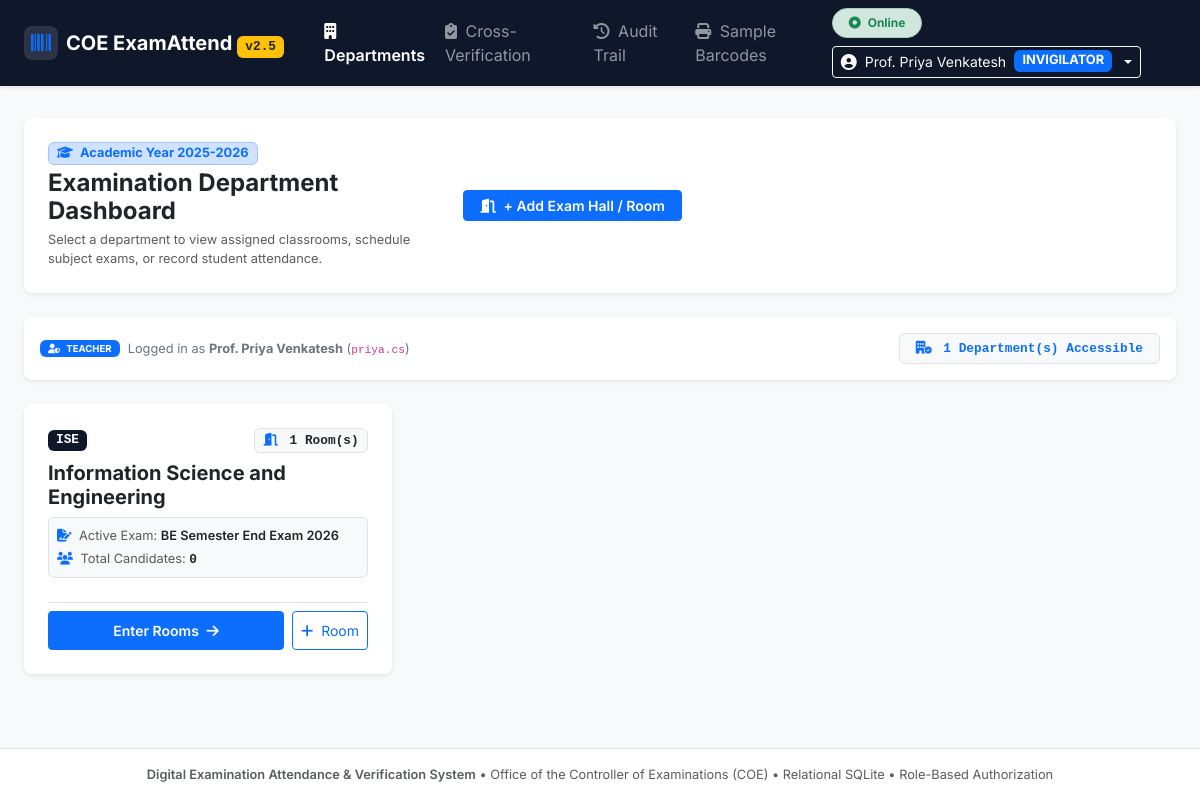
/departments (signed in), run on the app's committed database.
### tables this page shows
CREATE TABLE departments (
        id INTEGER PRIMARY KEY AUTOINCREMENT,
        code TEXT UNIQUE NOT NULL,
        name TEXT NOT NULL,
        created_at TEXT DEFAULT CURRENT_TIMESTAMP
    );

### app.py (the view)
@app.route('/departments')
@login_required
def departments_view():
    conn = get_db()
    cursor = conn.cursor()
    is_admin = session.get('role') == 'ADMIN'
    user_id = session.get('user_id')
    if is_admin:
        cursor.execute('''
            SELECT d.*,
                   COUNT(DISTINCT c.id) as classroom_count,
                   COUNT(DISTINCT s.id) as candidate_count
            FROM departments d
            LEFT JOIN classrooms c ON c.department_id = d.id
            LEFT JOIN students_master s ON s.department_id = d.id
            GROUP BY d.id
            ORDER BY d.code ASC
        ''')
    else:
        cursor.execute('''
            SELECT d.*,
                   COUNT(DISTINCT c.id) as classroom_count,
                   COUNT(DISTINCT s.id) as candidate_count
            FROM departments d
            LEFT JOIN classrooms c ON c.department_id = d.id
            LEFT JOIN students_master s ON s.department_id = d.id
            WHERE d.id IN (
                SELECT department_id FROM teacher_department_access WHERE user_id = ?
                UNION
                SELECT department_id FROM users WHERE id = ?
                UNION
                SELECT department_id FROM exam_sessions WHERE invigilator_user_id = ?
            )
            GROUP BY d.id
            ORDER BY d.code ASC
        ''', (user_id, user_id, user_id))
    departments = [dict(row) for row in cursor.fetchall()]
    authorized_dept_codes = [d['code'] for d in departments]
    cursor.execute('SELECT id, code, name FROM departments ORDER BY code ASC')
    all_departments = [dict(row) for row in cursor.fetchall()]
    conn.close()
    return render_template('departments.html', departments=departments, authorized_dept_codes=authorized_dept_codes, all_departments=all_departments)

### app.py (called while the page is built)
def login_required(f):
    @wraps(f)
    def decorated_function(*args, **kwargs):
        if not session.get('user_id'):
            if request.path.startswith('/api/'):
                return jsonify({'success': False, 'message': 'Authentication required. Please log in.'}), 401
            return redirect(url_for('login', next=request.path))
        return f(*args, **kwargs)
    return decorated_function

### database.py (called while the page is built)
def get_db(db_path=None):
    path = db_path or DB_PATH
    conn = sqlite3.connect(path, timeout=30.0)
    try:
        conn.execute("PRAGMA journal_mode=WAL;")
    except Exception:
        pass
    conn.execute("PRAGMA busy_timeout=15000;")
    conn.execute("PRAGMA foreign_keys=ON;")
    conn.row_factory = sqlite3.Row
    return conn

### templates/departments.html (shortened to what this page needs)
{% extends 'base.html' %}
{% block content %}
<div class="container-fluid px-3 px-md-4">
    <div class="card border-0 shadow-sm mb-3 mb-md-4 bg-white rounded-3">
        <div class="card-body p-3 p-md-4">
            <div class="d-flex flex-column flex-md-row align-items-start align-items-md-center justify-content-between gap-3">
                <div>
                    <div class="d-flex flex-wrap align-items-center gap-2 mb-1">
                        <span class="badge bg-primary-subtle text-primary border border-primary-subtle px-2 py-1 fs-7">
                            <i class="fa-solid fa-graduation-cap me-1"></i> Academic Year 2025-2026
                        </span>
                    </div>
                    <h4 class="fw-bold mb-1 text-dark">Examination Department Dashboard</h4>
                    <p class="text-muted fs-7 mb-0">
                        Select a department to view assigned classrooms, schedule subject exams, or record student attendance.
                    </p>
                </div>
                <div class="d-flex flex-wrap gap-2 w-100 w-md-auto">
                    <button class="btn btn-primary btn-sm px-3 fw-semibold flex-grow-1 flex-md-grow-0" data-bs-toggle="modal" data-bs-target="#addRoomGlobalModal">
                        <i class="fa-solid fa-door-open me-1"></i> + Add Exam Hall / Room
                    </button>
                </div>
            </div>
        </div>
    </div>
    <div class="card border-0 shadow-sm bg-white mb-3 mb-md-4 rounded-3">
        <div class="card-body p-3">
            <div class="d-flex flex-column flex-md-row align-items-start align-items-md-center justify-content-between gap-2">
                <div class="d-flex align-items-center gap-2 fs-7 text-secondary flex-wrap">
                    <span class="badge bg-primary text-white px-2 py-1">
                        <i class="fa-solid fa-user-shield me-1"></i> {{ session.get('role', 'TEACHER') }}
                    </span>
                    <span>Logged in as <strong>{{ session.get('full_name') }}</strong> (<code>{{ session.get('username') }}</code>)</span>
                </div>
                <div>
                    <span class="badge bg-light text-primary border font-monospace fs-7 px-3 py-2">
                        <i class="fa-solid fa-building-circle-check me-1"></i> {{ departments|length }} Department(s) Accessible
                    </span>
                </div>
            </div>
        </div>
    </div>
    <div class="row g-3 g-md-4">
        {% for dept in departments %}
        <div class="col-12 col-md-6 col-lg-4">
            <div class="card border-0 shadow-sm h-100 dept-card bg-white position-relative overflow-hidden transition-all rounded-3">
                <div class="card-body p-3 p-md-4 d-flex flex-column justify-content-between">
                    <div>
                        <div class="d-flex align-items-center justify-content-between mb-2">
                            <span class="badge bg-navy text-white font-monospace px-2 py-1 fs-7">
                                {{ dept.code }}
                            </span>
                            <span class="badge bg-light text-dark border fs-7 font-monospace">
                                <i class="fa-solid fa-door-open text-primary me-1"></i> {{ dept.classroom_count }} Room(s)
                            </span>
                        </div>
                        <h5 class="fw-bold text-dark mb-2">{{ dept.name }}</h5>
                        <div class="text-muted fs-7 mb-3 bg-light p-2 rounded border">
                            <div class="mb-1">
                                <i class="fa-solid fa-file-signature text-primary me-1"></i> Active Exam:
                                <span class="text-dark fw-semibold">{{ dept.active_exam or 'BE Semester End Exam 2026' }}</span>
                            </div>
                            <div>
                                <i class="fa-solid fa-users text-primary me-1"></i> Total Candidates:
                                <span class="text-dark fw-semibold font-monospace">{{ dept.candidate_count or 0 }}</span>
                            </div>
                        </div>
                    </div>
                    <div class="pt-2 border-top mt-2">
                        <div class="d-flex gap-2">
                            <a href="/departments/{{ dept.id }}/classrooms" class="btn btn-primary btn-sm px-3 fw-semibold flex-grow-1 py-2">
                                Enter Rooms <i class="fa-solid fa-arrow-right ms-1"></i>
                            </a>
                            <button class="btn btn-outline-primary btn-sm px-2 py-2" title="Add a room to this department"
                                    onclick="openAddRoomForDept({{ dept.id }}, '{{ dept.name }} ({{ dept.code }})')">
                                <i class="fa-solid fa-plus me-1"></i> Room
                            </button>
                        </div>
                    </div>
                </div>
            </div>
        </div>
        {% endfor %}
    </div>
</div>
{% endblock %}

### static/css/style.css (style rules this page uses)
:root { --navy-blue: #0f172a; --navy-surface: #1e293b; --primary-blue: #2563eb; --emerald-green: #059669; --crimson-red: #dc2626; --amber-warning: #d97706; }
body { font-family: 'Inter', system-ui, -apple-system, sans-serif; color: #1e293b; background-color: #f8fafc; }
.bg-navy { background-color: var(--navy-blue) !important; }
.fs-7 { font-size: 0.8rem !important; }
.card { border-radius: 12px; border: 1px solid #e2e8f0; }

### data on the page
departments: code "ISE", classroom_count "1", name "Information Science and Engineering", active_exam "BE Semester End Exam 2026", candidate_count "0"

### other printed values
{{ session.get('full_name', 'User') }} "Prof. Priya Venkatesh"
{{ session.get('role', 'TEACHER') }} "TEACHER"
{{ session.get('full_name') }} "Prof. Priya Venkatesh"
{{ session.get('username') }} "priya.cs"
{{ departments|length }} "1"
